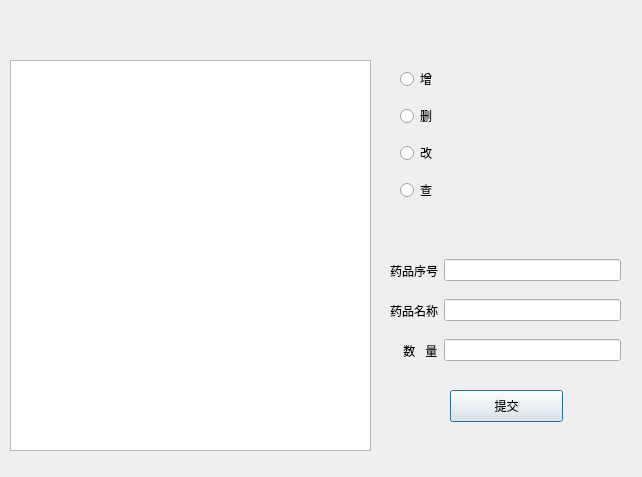
<?xml version="1.0" encoding="UTF-8"?>
<ui version="4.0">
 <class>MedicineInfoDialog</class>
 <widget class="QDialog" name="MedicineInfoDialog">
  <property name="geometry">
   <rect>
    <x>0</x>
    <y>0</y>
    <width>642</width>
    <height>477</height>
   </rect>
  </property>
  <property name="windowTitle">
   <string>药品信息</string>
  </property>
  <widget class="QTableView" name="tableView">
   <property name="geometry">
    <rect>
     <x>10</x>
     <y>60</y>
     <width>361</width>
     <height>391</height>
    </rect>
   </property>
  </widget>
  <widget class="QPushButton" name="Submit">
   <property name="geometry">
    <rect>
     <x>450</x>
     <y>390</y>
     <width>113</width>
     <height>32</height>
    </rect>
   </property>
   <property name="text">
    <string>提交</string>
   </property>
  </widget>
  <widget class="QWidget" name="horizontalLayoutWidget_3">
   <property name="geometry">
    <rect>
     <x>390</x>
     <y>290</y>
     <width>231</width>
     <height>41</height>
    </rect>
   </property>
   <layout class="QHBoxLayout" name="horizontalLayout_3">
    <item>
     <widget class="QLabel" name="label_3">
      <property name="text">
       <string>药品名称</string>
      </property>
     </widget>
    </item>
    <item>
     <widget class="QLineEdit" name="ChemName"/>
    </item>
   </layout>
  </widget>
  <widget class="QWidget" name="horizontalLayoutWidget_4">
   <property name="geometry">
    <rect>
     <x>390</x>
     <y>330</y>
     <width>231</width>
     <height>41</height>
    </rect>
   </property>
   <layout class="QHBoxLayout" name="horizontalLayout_4">
    <item>
     <widget class="QLabel" name="label_4">
      <property name="text">
       <string>    数   量</string>
      </property>
     </widget>
    </item>
    <item>
     <widget class="QLineEdit" name="ChemAmt"/>
    </item>
   </layout>
  </widget>
  <widget class="QWidget" name="horizontalLayoutWidget_2">
   <property name="geometry">
    <rect>
     <x>390</x>
     <y>250</y>
     <width>231</width>
     <height>41</height>
    </rect>
   </property>
   <layout class="QHBoxLayout" name="horizontalLayout_2">
    <item>
     <widget class="QLabel" name="label_2">
      <property name="text">
       <string>药品序号</string>
      </property>
     </widget>
    </item>
    <item>
     <widget class="QLineEdit" name="ChemNo"/>
    </item>
   </layout>
  </widget>
  <widget class="QWidget" name="verticalLayoutWidget">
   <property name="geometry">
    <rect>
     <x>400</x>
     <y>60</y>
     <width>101</width>
     <height>151</height>
    </rect>
   </property>
   <layout class="QVBoxLayout" name="verticalLayout">
    <item>
     <widget class="QRadioButton" name="add">
      <property name="text">
       <string>增</string>
      </property>
     </widget>
    </item>
    <item>
     <widget class="QRadioButton" name="delete_">
      <property name="text">
       <string>删</string>
      </property>
     </widget>
    </item>
    <item>
     <widget class="QRadioButton" name="change">
      <property name="text">
       <string>改</string>
      </property>
     </widget>
    </item>
    <item>
     <widget class="QRadioButton" name="search">
      <property name="text">
       <string>查</string>
      </property>
     </widget>
    </item>
   </layout>
  </widget>
 </widget>
 <resources/>
 <connections/>
</ui>
